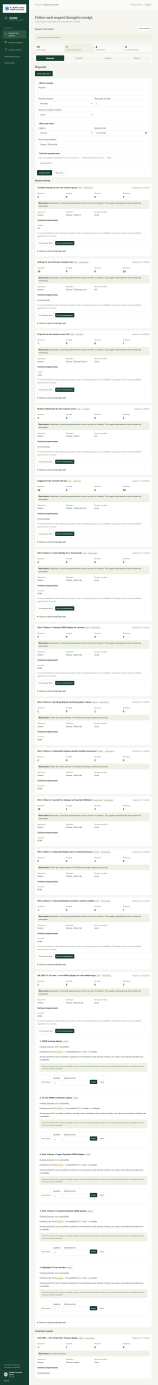
#> input picture docs/phase-6/reviews/2026-11-20/hosted-evidence/08-request-and-ai-matching.jpg, 1264 x 11074 px (shown at 1/8 size)
$ python build-phase6-report.py
#> lines starting #> are read from the running program, lines starting #| are printed output that depends on the picture
"""Build the Phase 6 Word report with bundled Python, python-docx and Pillow.

Run from any directory. Content is maintained in implementation-report.md.
Rendering and visual inspection are separate acceptance steps.
"""

from pathlib import Path
import re
from urllib.parse import urljoin

from docx import Document
from docx.enum.table import WD_CELL_VERTICAL_ALIGNMENT
from docx.enum.text import WD_ALIGN_PARAGRAPH
from docx.oxml import OxmlElement
from docx.oxml.ns import qn
from docx.shared import Inches, Pt, RGBColor
from PIL import Image


ROOT = Path(__file__).resolve().parents[1]
BASE = ROOT / "docs/phase-6"
EVIDENCE = BASE / "evidence/submission"
REPO_URL = "https://github.com/Abiali1210/ai-campus-resource-exchange-and-asset-management-Group-6/blob/main/"
OUTPUT = BASE / "COSC336_Group6_Phase6_Implementation_Report_v1.0.docx"


# [82 lines left out: functions inline, table, not called in this run]


def build():
    EVIDENCE.mkdir(parents=True, exist_ok=True)
    source = BASE / "reviews/2026-11-20/hosted-evidence"
    crops = [
        ("08-request-and-ai-matching.jpg", (300, 8280, 1220, 8715), "01-matching.png"),
        ("12-completed-custody.jpg", (300, 4710, 1220, 5145), "02-completed-receipt.png"),
        ("19-published-reader-view.jpg", (32, 545, 719, 1200), "03-published-report.png"),
    ]
    for filename, box, output in crops:
        with Image.open(source / filename) as picture:
#> picture is the input picture: PIL image 1264x11074 RGB; mean R, G, B 205.5, 213.6, 208.9
            picture.crop(box).save(EVIDENCE / output)
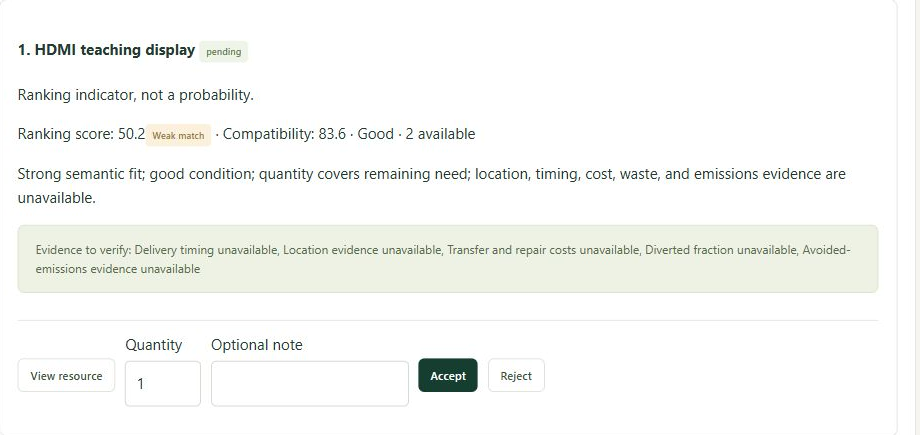
#> saved as 01-matching.png: PIL image 920x435 RGB; mean R, G, B 246.7, 247.9, 245.4
#> pass 2 of the loop in build, `for filename, box, output in crops:`:
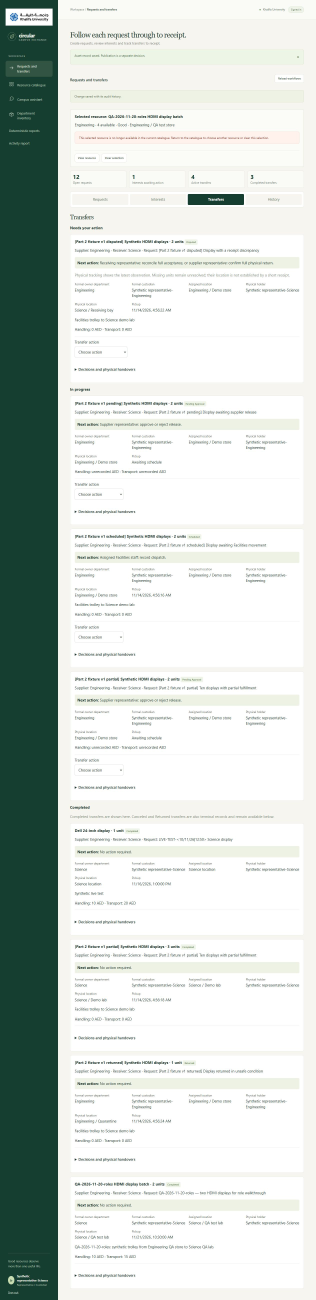
#> input picture docs/phase-6/reviews/2026-11-20/hosted-evidence/12-completed-custody.jpg, 1264 x 5200 px (shown at 1/4 size)
#> in build, picture is the input picture: PIL image 1264x5200 RGB; mean R, G, B 205.6, 213.5, 208.6
#> in build, `picture.crop(box).save(EVIDENCE / output)`:
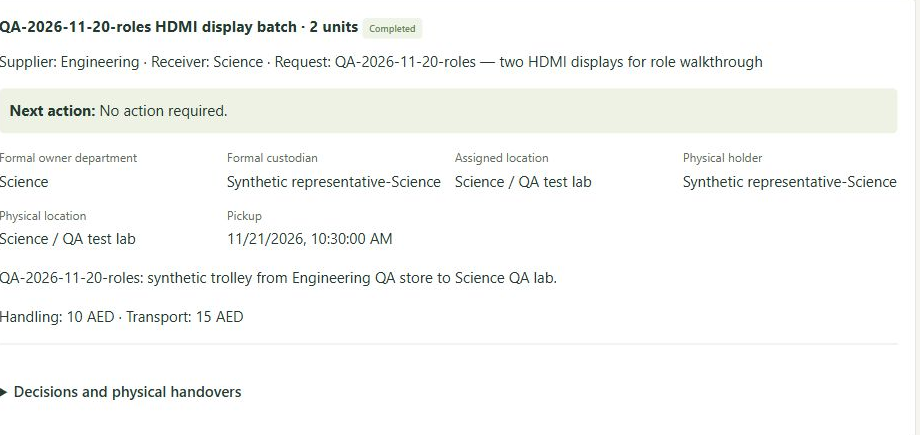
#> saved as 02-completed-receipt.png: PIL image 920x435 RGB; mean R, G, B 246.8, 247.8, 245.9
#> pass 3 of the loop in build, `for filename, box, output in crops:`:
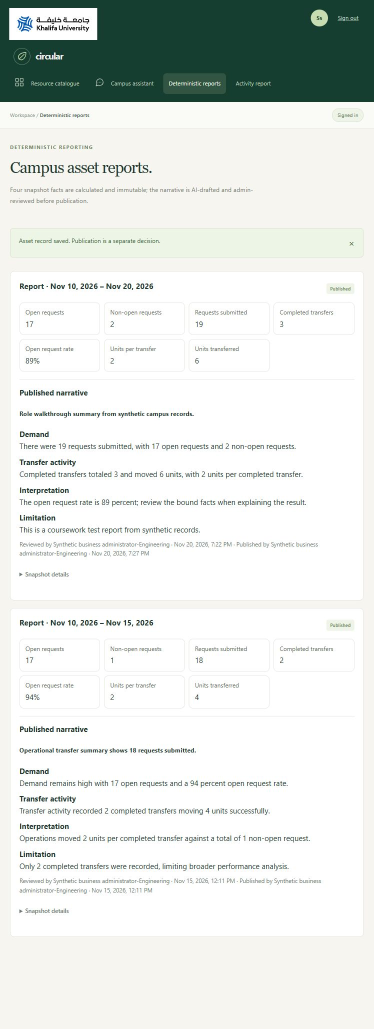
#> input picture docs/phase-6/reviews/2026-11-20/hosted-evidence/19-published-reader-view.jpg, 747 x 2058 px (shown at 1/2 size)
#> in build, picture is the input picture: PIL image 747x2058 RGB; mean R, G, B 226.1, 230.2, 226.8
#> in build, `picture.crop(box).save(EVIDENCE / output)`:
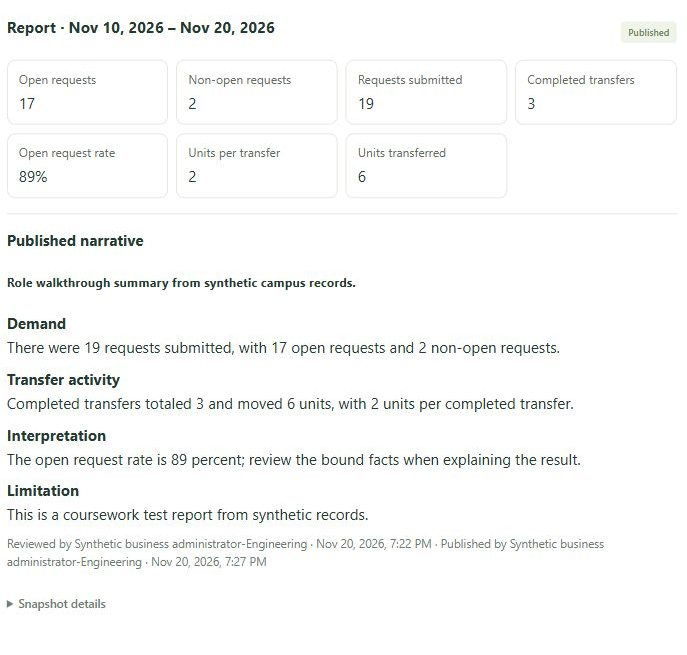
#> saved as 03-published-report.png: PIL image 687x655 RGB; mean R, G, B 247.9, 248.6, 248.1
    document = Document()
    section = document.sections[0]
    section.page_width = Inches(8.5)
    section.page_height = Inches(11)
    section.top_margin = section.bottom_margin = Inches(0.65)
    section.left_margin = section.right_margin = Inches(0.8)
    section.header_distance = section.footer_distance = Inches(0.28)
    styles = document.styles
    for name in ("Normal", "Body Text"):
        styles[name].font.name = "Aptos"
        styles[name].font.size = Pt(11)
        styles[name].paragraph_format.space_after = Pt(7)
        styles[name].paragraph_format.line_spacing = 1.05
    for name, size, color in [("Title", 23, "000000"), ("Heading 1", 14, "173D32"),
                              ("Heading 2", 12, "173D32"), ("Heading 3", 11, "173D32")]:
        styles[name].font.name = "Aptos Display"
        styles[name].font.size = Pt(size)
        styles[name].font.color.rgb = RGBColor.from_string(color)
        styles[name].paragraph_format.space_before = Pt(10)
        styles[name].paragraph_format.space_after = Pt(7)
    styles["Title"].paragraph_format.space_before = Pt(0)
    for border in list(styles["Title"]._element.iter(qn("w:pBdr"))):
        border.getparent().remove(border)
    styles["Subtitle"].font.name = "Aptos"
    styles["Subtitle"].font.size = Pt(12)
    styles["Subtitle"].font.italic = False
    styles["Subtitle"].font.color.rgb = RGBColor.from_string("444444")
    styles["Caption"].font.size = Pt(9)
    styles["Caption"].font.italic = False
    styles["Caption"].font.color.rgb = RGBColor.from_string("444444")
    header = section.header.paragraphs[0]
    header.text = "COSC 336  /  GROUP 6                                           PHASE 6"
    header.runs[0].font.size = Pt(8)
    header.runs[0].font.color.rgb = RGBColor.from_string("666666")
    footer = section.footer.paragraphs[0]
    footer.alignment = WD_ALIGN_PARAGRAPH.RIGHT
    footer.add_run("22 November 2026   |   ").font.size = Pt(8)
    field = OxmlElement("w:fldSimple")
    field.set(qn("w:instr"), "PAGE")
    footer._p.append(field)
    lines = (BASE / "implementation-report.md").read_text(encoding="utf-8").splitlines()
    index = 0
    while index < len(lines):
        line = lines[index].strip()
        index += 1
        if not line:
            continue
        if line == "<!-- pagebreak -->":
            document.add_page_break()
        elif line.startswith("|"):
            rows = [line]
            while index < len(lines) and lines[index].strip().startswith("|"):
                rows.append(lines[index].strip())
                index += 1
            values = [[v.strip() for v in row.strip("|").split("|")] for row in rows]
            table(document, [values[0]] + values[2:])
        elif line.startswith("!["):
            match = re.fullmatch(r"!\[([^]]+)\]\(([^)]+)\)", line)
            alt, image = match.groups()
            para = document.add_paragraph()
            para.alignment = WD_ALIGN_PARAGRAPH.CENTER
            para.paragraph_format.keep_with_next = True
            shape = para.add_run().add_picture(str(BASE / image), width=Inches(4.65 if "03-" in image else 6.55))
            shape._inline.docPr.set("descr", alt)
        elif line.startswith("#"):
            level = len(line) - len(line.lstrip("#"))
            text = line[level:].strip()
            style = {1: "Title", 2: "Subtitle", 3: "Heading 1", 4: "Heading 2"}[level]
            document.add_paragraph(text, style)
        else:
            style = "Caption" if line.startswith("Figure ") else "Normal"
            para = document.add_paragraph(style=style)
            if "100066" in line:
                para.paragraph_format.space_after = Pt(2)
            inline(para, line)
    document.core_properties.title = "Phase 6 Implementation Report"
    document.core_properties.subject = "Environment selected features and verification"
    document.core_properties.author = "COSC 336 Group 6"
    document.core_properties.comments = "Generated from implementation-report.md; human team review required."
    document.save(OUTPUT)
    print(OUTPUT)


if __name__ == "__main__":
    build()
#> (the call stopped at in build, `document = Document()`: docx is not available in this run)
